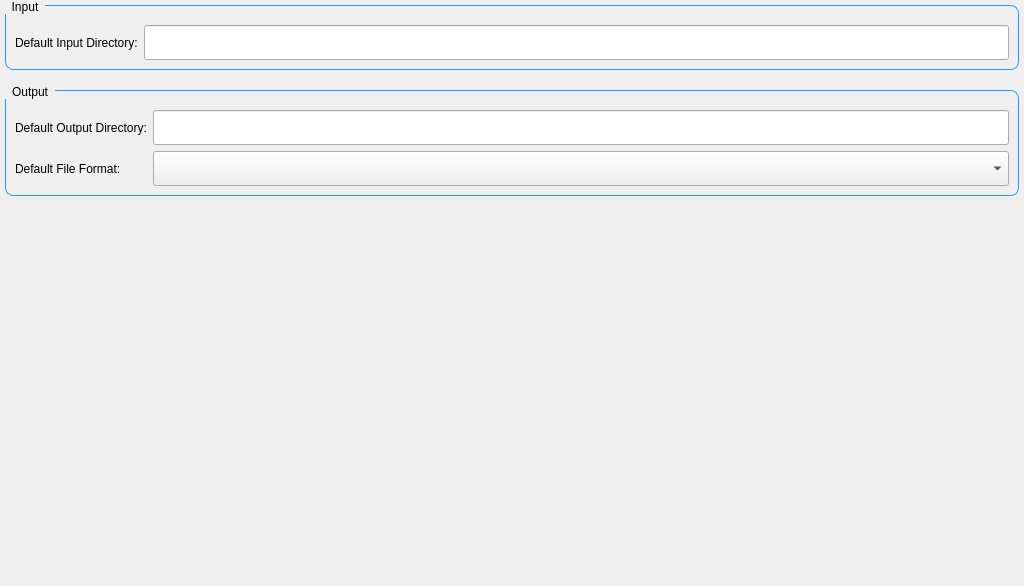
<?xml version="1.0" encoding="UTF-8"?>
<ui version="4.0">
 <class>dicomifier::ihm::PreferencesFrame</class>
 <widget class="QWidget" name="dicomifier::ihm::PreferencesFrame">
  <property name="geometry">
   <rect>
    <x>0</x>
    <y>0</y>
    <width>1024</width>
    <height>586</height>
   </rect>
  </property>
  <property name="minimumSize">
   <size>
    <width>1024</width>
    <height>586</height>
   </size>
  </property>
  <property name="windowTitle">
   <string>Form</string>
  </property>
  <property name="styleSheet">
   <string notr="true">QGroupBox 
{
    background: transparent;
    border-radius: 8px;
    border: 1px solid #2299FF;
	margin: 5px;
	margin-bottom: 15px;
	padding-top: 10px;
}
 
QGroupBox::title 
{
	subcontrol-origin: margin;
	margin: 0px 5px 0px 10px;
    background-color: none;
}</string>
  </property>
  <layout class="QVBoxLayout" name="verticalLayout">
   <property name="spacing">
    <number>0</number>
   </property>
   <property name="leftMargin">
    <number>0</number>
   </property>
   <property name="topMargin">
    <number>0</number>
   </property>
   <property name="rightMargin">
    <number>0</number>
   </property>
   <property name="bottomMargin">
    <number>0</number>
   </property>
   <item>
    <widget class="QGroupBox" name="inputGroup">
     <property name="title">
      <string>Input</string>
     </property>
     <layout class="QGridLayout" name="gridLayout">
      <item row="0" column="0">
       <widget class="QLabel" name="label">
        <property name="text">
         <string>Default Input Directory:</string>
        </property>
       </widget>
      </item>
      <item row="0" column="1">
       <widget class="QLineEdit" name="lineEdit">
        <property name="minimumSize">
         <size>
          <width>0</width>
          <height>35</height>
         </size>
        </property>
       </widget>
      </item>
     </layout>
    </widget>
   </item>
   <item>
    <widget class="QGroupBox" name="outputGroup">
     <property name="title">
      <string>Output</string>
     </property>
     <layout class="QGridLayout" name="gridLayout_2">
      <item row="0" column="0">
       <widget class="QLabel" name="label_2">
        <property name="text">
         <string>Default Output Directory:</string>
        </property>
       </widget>
      </item>
      <item row="0" column="1">
       <widget class="QLineEdit" name="lineEdit_2">
        <property name="minimumSize">
         <size>
          <width>0</width>
          <height>35</height>
         </size>
        </property>
       </widget>
      </item>
      <item row="1" column="0">
       <widget class="QLabel" name="label_3">
        <property name="text">
         <string>Default File Format:</string>
        </property>
       </widget>
      </item>
      <item row="1" column="1">
       <widget class="QComboBox" name="comboBox">
        <property name="enabled">
         <bool>true</bool>
        </property>
        <property name="minimumSize">
         <size>
          <width>0</width>
          <height>35</height>
         </size>
        </property>
       </widget>
      </item>
     </layout>
    </widget>
   </item>
   <item>
    <spacer name="verticalSpacer">
     <property name="orientation">
      <enum>Qt::Vertical</enum>
     </property>
     <property name="sizeHint" stdset="0">
      <size>
       <width>20</width>
       <height>40</height>
      </size>
     </property>
    </spacer>
   </item>
  </layout>
 </widget>
 <resources/>
 <connections/>
</ui>
